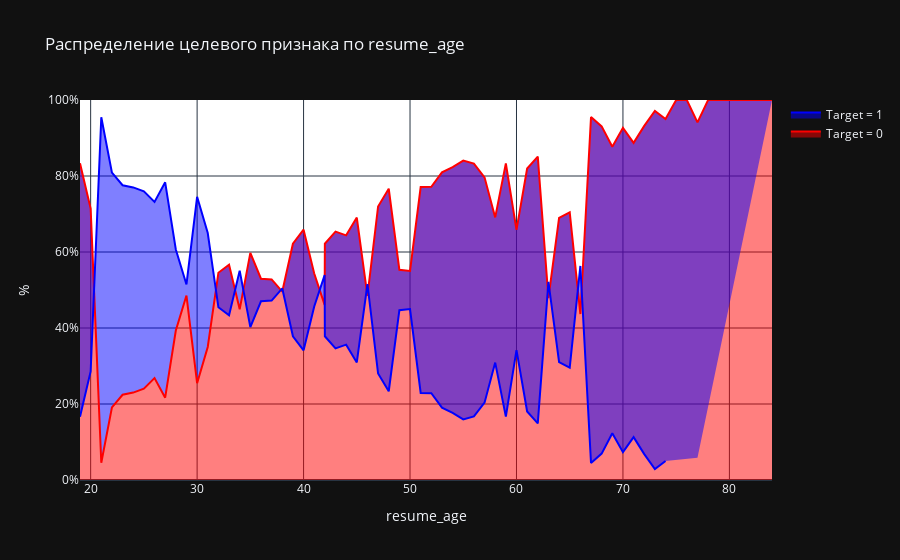

The notebook cell this image was saved under:
### Code cell
create_scatter_chart(df[df.resume_gender == 'Мужчина'], 'resume_age')
